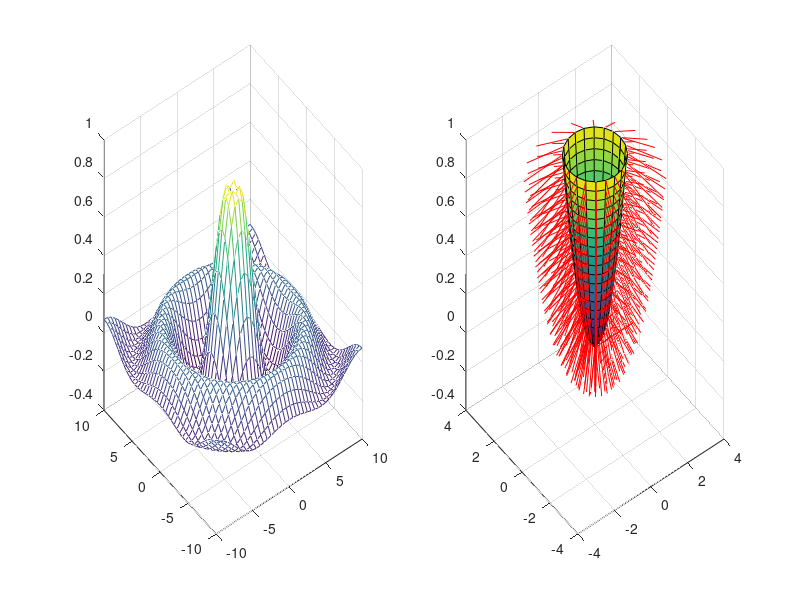

MATLAB code to generate this figure:
clear, clc;
x=-10:0.5:10; y=-10:0.5:10;
[X,Y]=meshgrid(x,y); % crea matrices para hacer la malla
Z=sin(sqrt(X.^2+Y.^2))./sqrt(X.^2+Y.^2+0.1);


subplot(1,2,1), mesh(X,Y,Z)
subplot(1,2,2),



t=linspace(0,2,20);
r=sqrt(t); cylinder(r);
[x y z]=cylinder(r);

surfnorm(x,y,z)